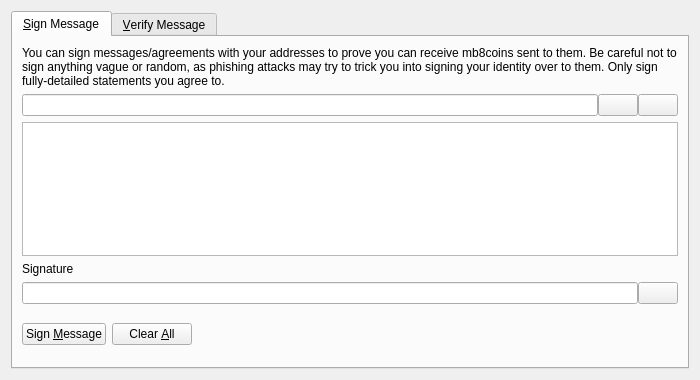
<?xml version="1.0" encoding="UTF-8"?>
<ui version="4.0">
 <class>SignVerifyMessageDialog</class>
 <widget class="QDialog" name="SignVerifyMessageDialog">
  <property name="geometry">
   <rect>
    <x>0</x>
    <y>0</y>
    <width>700</width>
    <height>380</height>
   </rect>
  </property>
  <property name="windowTitle">
   <string>Signatures - Sign / Verify a Message</string>
  </property>
  <property name="styleSheet">
   <string notr="true"/>
  </property>
  <property name="modal">
   <bool>true</bool>
  </property>
  <layout class="QVBoxLayout" name="verticalLayout">
   <item>
    <widget class="QTabWidget" name="tabWidget">
     <property name="currentIndex">
      <number>0</number>
     </property>
     <widget class="QWidget" name="tabSignMessage">
      <attribute name="title">
       <string>&amp;Sign Message</string>
      </attribute>
      <layout class="QVBoxLayout" name="verticalLayout_SM">
       <item>
        <widget class="QLabel" name="infoLabel_SM">
         <property name="text">
          <string>You can sign messages/agreements with your addresses to prove you can receive mb8coins sent to them. Be careful not to sign anything vague or random, as phishing attacks may try to trick you into signing your identity over to them. Only sign fully-detailed statements you agree to.</string>
         </property>
         <property name="textFormat">
          <enum>Qt::PlainText</enum>
         </property>
         <property name="wordWrap">
          <bool>true</bool>
         </property>
        </widget>
       </item>
       <item>
        <layout class="QHBoxLayout" name="horizontalLayout_1_SM">
         <property name="spacing">
          <number>0</number>
         </property>
         <item>
          <widget class="QValidatedLineEdit" name="addressIn_SM">
           <property name="toolTip">
            <string>The MB8Coin address to sign the message with</string>
           </property>
          </widget>
         </item>
         <item>
          <widget class="QPushButton" name="addressBookButton_SM">
           <property name="toolTip">
            <string>Choose previously used address</string>
           </property>
           <property name="styleSheet">
            <string notr="true"/>
           </property>
           <property name="text">
            <string/>
           </property>
           <property name="icon">
            <iconset>
             <normaloff>:/icons/address-book</normaloff>:/icons/address-book</iconset>
           </property>
           <property name="shortcut">
            <string>Alt+A</string>
           </property>
           <property name="autoDefault">
            <bool>false</bool>
           </property>
          </widget>
         </item>
         <item>
          <widget class="QPushButton" name="pasteButton_SM">
           <property name="toolTip">
            <string>Paste address from clipboard</string>
           </property>
           <property name="styleSheet">
            <string notr="true"/>
           </property>
           <property name="text">
            <string/>
           </property>
           <property name="icon">
            <iconset>
             <normaloff>:/icons/editpaste</normaloff>:/icons/editpaste</iconset>
           </property>
           <property name="shortcut">
            <string>Alt+P</string>
           </property>
           <property name="autoDefault">
            <bool>false</bool>
           </property>
          </widget>
         </item>
        </layout>
       </item>
       <item>
        <widget class="QPlainTextEdit" name="messageIn_SM">
         <property name="toolTip">
          <string>Enter the message you want to sign here</string>
         </property>
        </widget>
       </item>
       <item>
        <widget class="QLabel" name="signatureLabel_SM">
         <property name="text">
          <string>Signature</string>
         </property>
         <property name="textFormat">
          <enum>Qt::PlainText</enum>
         </property>
        </widget>
       </item>
       <item>
        <layout class="QHBoxLayout" name="horizontalLayout_2_SM">
         <property name="spacing">
          <number>0</number>
         </property>
         <item>
          <widget class="QLineEdit" name="signatureOut_SM">
           <property name="font">
            <font>
             <italic>true</italic>
            </font>
           </property>
           <property name="readOnly">
            <bool>true</bool>
           </property>
          </widget>
         </item>
         <item>
          <widget class="QPushButton" name="copySignatureButton_SM">
           <property name="toolTip">
            <string>Copy the current signature to the system clipboard</string>
           </property>
           <property name="styleSheet">
            <string notr="true"/>
           </property>
           <property name="text">
            <string/>
           </property>
           <property name="icon">
            <iconset>
             <normaloff>:/icons/editcopy</normaloff>:/icons/editcopy</iconset>
           </property>
           <property name="autoDefault">
            <bool>false</bool>
           </property>
          </widget>
         </item>
        </layout>
       </item>
       <item>
        <layout class="QHBoxLayout" name="horizontalLayout_3_SM">
         <item>
          <widget class="QPushButton" name="signMessageButton_SM">
           <property name="toolTip">
            <string>Sign the message to prove you own this MB8Coin address</string>
           </property>
           <property name="styleSheet">
            <string notr="true"/>
           </property>
           <property name="text">
            <string>Sign &amp;Message</string>
           </property>
           <property name="icon">
            <iconset>
             <normaloff>:/icons/edit</normaloff>:/icons/edit</iconset>
           </property>
           <property name="autoDefault">
            <bool>false</bool>
           </property>
          </widget>
         </item>
         <item>
          <widget class="QPushButton" name="clearButton_SM">
           <property name="toolTip">
            <string>Reset all sign message fields</string>
           </property>
           <property name="styleSheet">
            <string notr="true"/>
           </property>
           <property name="text">
            <string>Clear &amp;All</string>
           </property>
           <property name="icon">
            <iconset>
             <normaloff>:/icons/remove</normaloff>:/icons/remove</iconset>
           </property>
           <property name="autoDefault">
            <bool>false</bool>
           </property>
          </widget>
         </item>
         <item>
          <spacer name="horizontalSpacer_1_SM">
           <property name="orientation">
            <enum>Qt::Horizontal</enum>
           </property>
           <property name="sizeHint" stdset="0">
            <size>
             <width>40</width>
             <height>48</height>
            </size>
           </property>
          </spacer>
         </item>
         <item>
          <widget class="QLabel" name="statusLabel_SM">
           <property name="font">
            <font>
             <weight>75</weight>
             <bold>true</bold>
            </font>
           </property>
           <property name="text">
            <string/>
           </property>
           <property name="wordWrap">
            <bool>true</bool>
           </property>
          </widget>
         </item>
         <item>
          <spacer name="horizontalSpacer_2_SM">
           <property name="orientation">
            <enum>Qt::Horizontal</enum>
           </property>
           <property name="sizeHint" stdset="0">
            <size>
             <width>40</width>
             <height>48</height>
            </size>
           </property>
          </spacer>
         </item>
        </layout>
       </item>
      </layout>
     </widget>
     <widget class="QWidget" name="tabVerifyMessage">
      <attribute name="title">
       <string>&amp;Verify Message</string>
      </attribute>
      <layout class="QVBoxLayout" name="verticalLayout_VM">
       <item>
        <widget class="QLabel" name="infoLabel_VM">
         <property name="text">
          <string>Enter the receiver's address, message (ensure you copy line breaks, spaces, tabs, etc. exactly) and signature below to verify the message. Be careful not to read more into the signature than what is in the signed message itself, to avoid being tricked by a man-in-the-middle attack. Note that this only proves the signing party receives with the address, it cannot prove sendership of any transaction!</string>
         </property>
         <property name="textFormat">
          <enum>Qt::PlainText</enum>
         </property>
         <property name="alignment">
          <set>Qt::AlignLeading|Qt::AlignLeft|Qt::AlignTop</set>
         </property>
         <property name="wordWrap">
          <bool>true</bool>
         </property>
        </widget>
       </item>
       <item>
        <layout class="QHBoxLayout" name="horizontalLayout_1_VM">
         <property name="spacing">
          <number>0</number>
         </property>
         <item>
          <widget class="QValidatedLineEdit" name="addressIn_VM">
           <property name="toolTip">
            <string>The MB8Coin address the message was signed with</string>
           </property>
           <property name="styleSheet">
            <string notr="true"/>
           </property>
          </widget>
         </item>
         <item>
          <widget class="QPushButton" name="addressBookButton_VM">
           <property name="toolTip">
            <string>Choose previously used address</string>
           </property>
           <property name="styleSheet">
            <string notr="true"/>
           </property>
           <property name="text">
            <string/>
           </property>
           <property name="icon">
            <iconset>
             <normaloff>:/icons/address-book</normaloff>:/icons/address-book</iconset>
           </property>
           <property name="shortcut">
            <string>Alt+A</string>
           </property>
           <property name="autoDefault">
            <bool>false</bool>
           </property>
          </widget>
         </item>
        </layout>
       </item>
       <item>
        <widget class="QPlainTextEdit" name="messageIn_VM">
         <property name="styleSheet">
          <string notr="true"/>
         </property>
        </widget>
       </item>
       <item>
        <widget class="QValidatedLineEdit" name="signatureIn_VM">
         <property name="styleSheet">
          <string notr="true"/>
         </property>
        </widget>
       </item>
       <item>
        <layout class="QHBoxLayout" name="horizontalLayout_2_VM">
         <item>
          <widget class="QPushButton" name="verifyMessageButton_VM">
           <property name="toolTip">
            <string>Verify the message to ensure it was signed with the specified MB8Coin address</string>
           </property>
           <property name="styleSheet">
            <string notr="true"/>
           </property>
           <property name="text">
            <string>Verify &amp;Message</string>
           </property>
           <property name="icon">
            <iconset>
             <normaloff>:/icons/transaction_0</normaloff>:/icons/transaction_0</iconset>
           </property>
           <property name="autoDefault">
            <bool>false</bool>
           </property>
          </widget>
         </item>
         <item>
          <widget class="QPushButton" name="clearButton_VM">
           <property name="toolTip">
            <string>Reset all verify message fields</string>
           </property>
           <property name="styleSheet">
            <string notr="true"/>
           </property>
           <property name="text">
            <string>Clear &amp;All</string>
           </property>
           <property name="icon">
            <iconset>
             <normaloff>:/icons/remove</normaloff>:/icons/remove</iconset>
           </property>
           <property name="autoDefault">
            <bool>false</bool>
           </property>
          </widget>
         </item>
         <item>
          <spacer name="horizontalSpacer_1_VM">
           <property name="orientation">
            <enum>Qt::Horizontal</enum>
           </property>
           <property name="sizeHint" stdset="0">
            <size>
             <width>40</width>
             <height>48</height>
            </size>
           </property>
          </spacer>
         </item>
         <item>
          <widget class="QLabel" name="statusLabel_VM">
           <property name="font">
            <font>
             <weight>75</weight>
             <bold>true</bold>
            </font>
           </property>
           <property name="text">
            <string/>
           </property>
           <property name="wordWrap">
            <bool>true</bool>
           </property>
          </widget>
         </item>
         <item>
          <spacer name="horizontalSpacer_2_VM">
           <property name="orientation">
            <enum>Qt::Horizontal</enum>
           </property>
           <property name="sizeHint" stdset="0">
            <size>
             <width>40</width>
             <height>48</height>
            </size>
           </property>
          </spacer>
         </item>
        </layout>
       </item>
      </layout>
     </widget>
    </widget>
   </item>
  </layout>
 </widget>
 <customwidgets>
  <customwidget>
   <class>QValidatedLineEdit</class>
   <extends>QLineEdit</extends>
   <header>qvalidatedlineedit.h</header>
  </customwidget>
 </customwidgets>
 <resources/>
 <connections/>
</ui>
